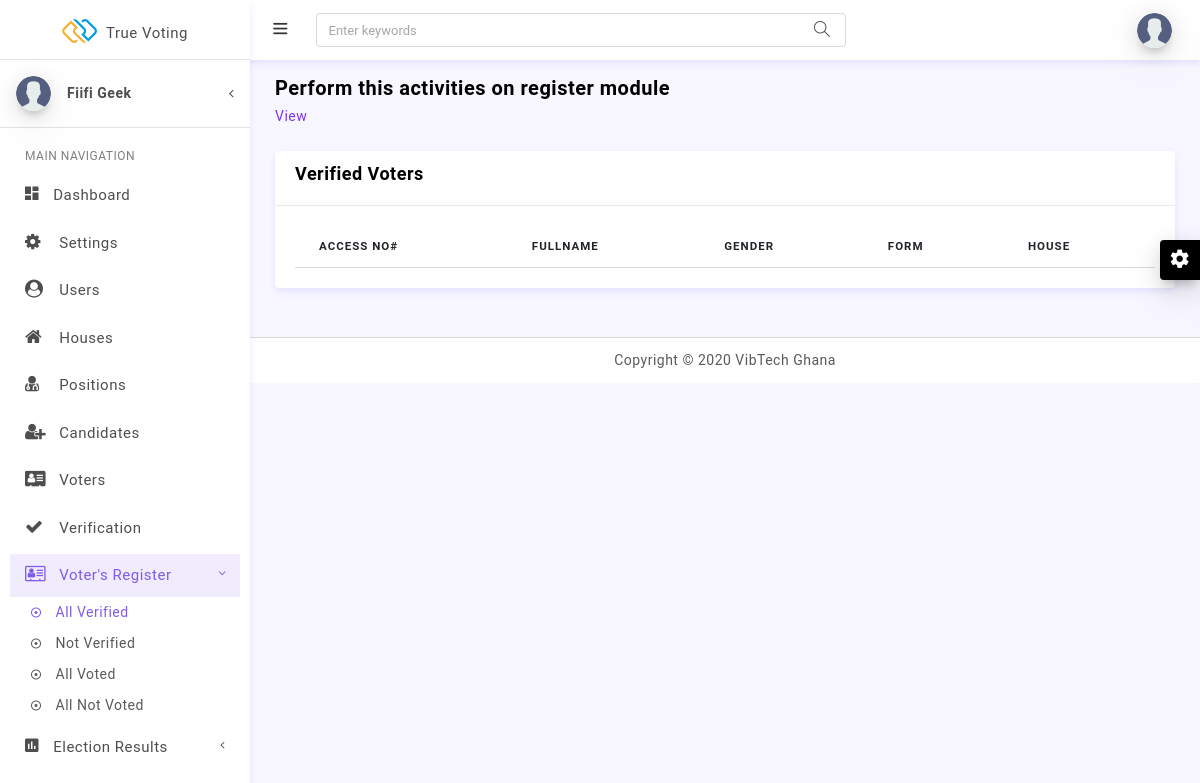
/admin/verified-voters.php (signed in), run on an earlier commit of the app's database.
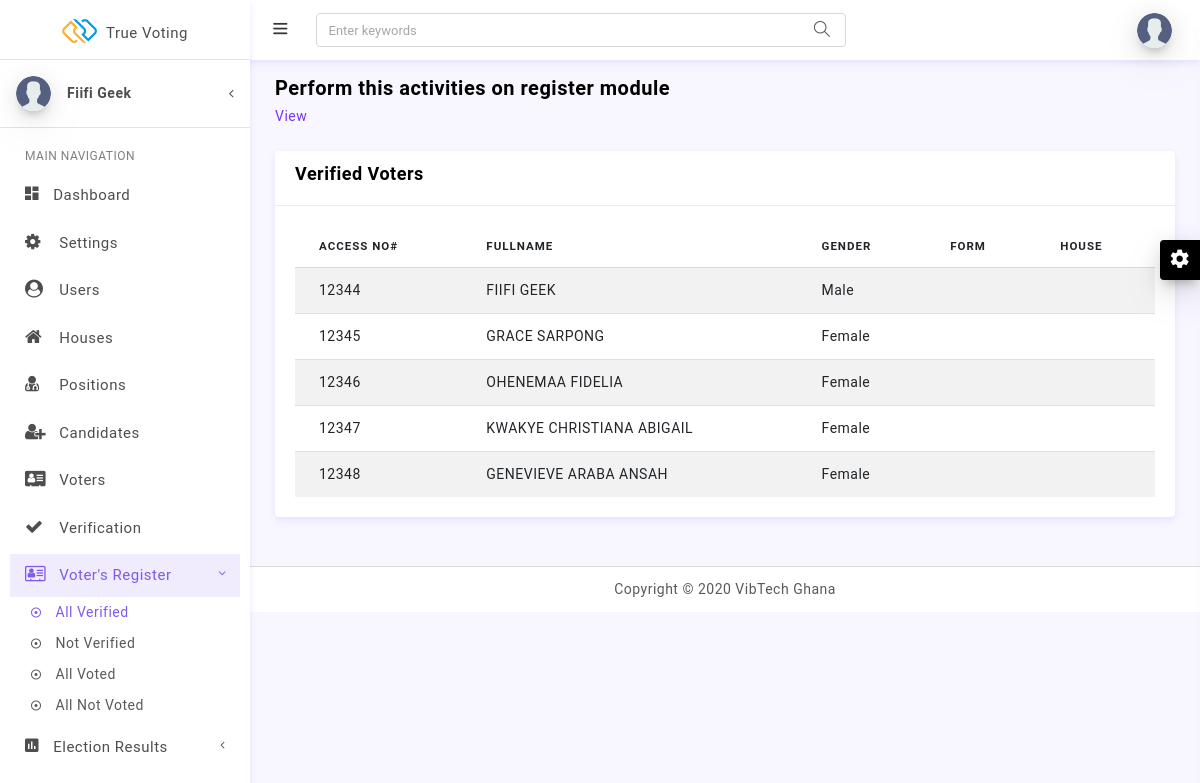
And on a later commit of the database.
### tables this page shows
CREATE TABLE `voters` (
  `id` int(11) NOT NULL,
  `access_number` varchar(191) NOT NULL,
  `name` varchar(191) NOT NULL,
  `gender` varchar(191) NOT NULL,
  `house` varchar(191) DEFAULT NULL,
  `cls` varchar(191) DEFAULT NULL,
  `verify` tinyint(1) NOT NULL DEFAULT 0,
  `status` tinyint(1) NOT NULL DEFAULT 0,
  `created_at` timestamp NULL DEFAULT NULL
);

### models/DBLayer.php (called while the page is built, shortened)
<?php
    class DB {
        public static function connection()
        {
            try{
                $con=new PDO('mysql:host=localhost;dbname=truevoting;charset=utf8mb4', 'root', '');
                $con->setAttribute(PDO::ATTR_ERRMODE, PDO::ERRMODE_EXCEPTION);
                $con->setAttribute(PDO::ATTR_EMULATE_PREPARES, false);
                return $con;
            }catch(PDOException $ex){
                return "Connection Error ";
            }
        }
    }
    class Model {
        public static function filter($query,array $param)
        {
            $con = DB::connection();
            try{
                $stmt=$con->prepare($query);
                $stmt->execute($param);
                $rows=$stmt->fetchAll();
                return $rows;
            }catch(PDOException $ex){
                return 'Something went wrong';
            }
        }
    }

### admin/verified-voters.php (the view, shortened to what this page needs)
<!DOCTYPE html>
<html lang="en">
<head>
<?php $title = 'Verified Voters'; include('../layouts/admin-head.php'); ?>
<link href="../assets/plugins/bootstrap-datatable/css/dataTables.bootstrap4.min.css" rel="stylesheet" type="text/css">
<link href="../assets/plugins/bootstrap-datatable/css/buttons.bootstrap4.min.css" rel="stylesheet" type="text/css">
</head>
<body>
<?php include('../layouts/admin-menus.php'); ?>
<div class="row pt-2 pb-2">
    <div class="col-sm-9">
        <h4 class="page-title">Perform this activities on register module</h4>
        <ol class="breadcrumb">
            <li class="breadcrumb-item"><a href="javaScript:void();">View</a></li>
        </ol>
    </div>
</div>
<div class="row">
    <div class="col-lg-12">
      <div class="card">
        <div class="card-header">
            <h5>Verified Voters</h5>
       </div>
        <div class="card-body">
          <div class="table-responsive">
          <table id="example" class="table table-striped table-borderless">
            <thead>
                <tr>
                    <th>Access No#</th>
                    <th>Fullname</th>
                    <th>Gender</th>
                    <th>Form</th>
                    <th>House</th>
                </tr>
            </thead>
            <tbody>
            <?php
                require_once("../models/DBLayer.php");
                $voters= Model::filter("SELECT * FROM voters WHERE verify=:v", array(':v'=>true));
                foreach($voters as $voter){ ?>
                <tr class="records">
                    <td><?php echo $voter['access_number']; ?></td>
                    <td><?php echo ucwords($voter['name']); ?></td>
                    <td><?php echo ucwords($voter['gender']); ?></td>
                    <td><?php echo strtoupper($voter['cls']); ?></td>
                    <td><?php echo ucwords($voter['house']); ?></td>
                </tr>
            <?php } ?>
            </tbody>
        </table>
        </div>
        </div>
      </div>
    </div>
  </div>
<?php include('../layouts/admin-footer.php'); ?>
</body>
</html>

What changed in the data, as far as the page shows it:
now on this page (row edited): voters: access_number "12344", name "FIIFI GEEK", gender "Male"
now on this page (row edited): voters: access_number "12345", name "GRACE SARPONG", gender "Female"
now on this page (row edited): voters: access_number "12346", name "OHENEMAA FIDELIA", gender "Female"
now on this page (row edited): voters: access_number "12347", name "KWAKYE CHRISTIANA ABIGAIL", gender "Female"
now on this page (row edited): voters: access_number "12348", name "GENEVIEVE ARABA ANSAH", gender "Female"
